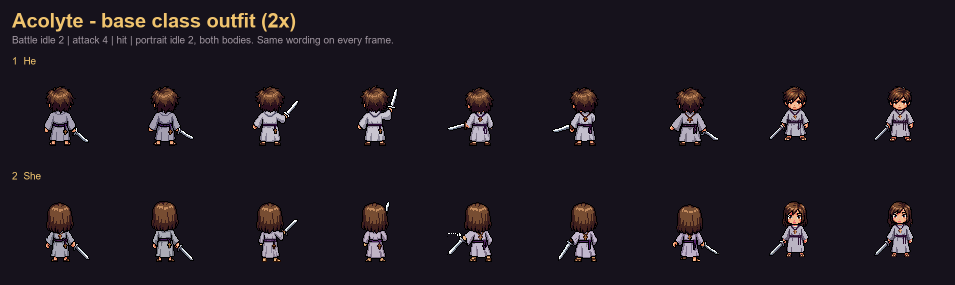
#> input picture claude/art_test/pixellab/classes/batch/acolyte_frames.png, 1910 x 570 px, given in place of acolyte_frames.png_m_n_idle0.png, which was not available (shown at 1/2 size)
$ python class_sheet.py acolyte_frames.png
#> lines starting #> are read from the running program, lines starting #| are printed output that depends on the picture
"""One class, both bodies, through the fixed frame set: frame sheet + battle GIF (3x) with portraits.
(Weapons here are PixelLab's own per frame; the one-drawing weapon layer is applied in the game build.)
/c/ai/ComfyUI/python_embeded/python.exe -I class_sheet.py <class> [<class> ...]"""
import os, sys
from PIL import Image
HERE = os.path.dirname(os.path.abspath(__file__)); PL = os.path.dirname(os.path.dirname(HERE))
sys.path.insert(0, os.path.join(PL, "..", "hero", "tools"))
import make_sheets as MS
import hero

def L(p): return Image.open(p).convert("RGBA")
CW = 100
N = ["idle0", "idle1", "atk0", "atk1", "atk2", "atk3", "hit"]
def centre(im):
    c = Image.new("RGBA", (CW, CW)); c.alpha_composite(im, ((CW - im.width) // 2, (CW - im.height) // 2)); return c
#> after `c = Image.new('RGBA', (CW, CW))`: c: PIL image 100x100 RGBA; every value is 0
#> after `c.alpha_composite(im, ((CW - im.width) // 2, (CW - im.height) // 2))`:
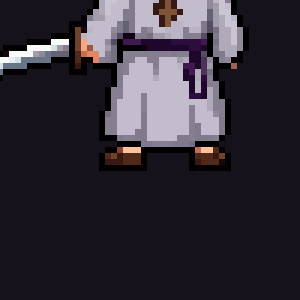
#> c: PIL image 100x100 RGBA (shown 3 times larger); mean R, G, B, A 50.5, 45, 55.5, 255
def at_feet(fr):
    ref = max(f.getbbox()[3] for f in fr[:2])
    out = []
    for f in fr:
        c = Image.new("RGBA", (CW, CW)); c.alpha_composite(f, (0, ref - f.getbbox()[3])); out.append(c)
    return out

def build(cls):
    raw = os.path.join(HERE, "raw")
    CL = {b: at_feet([centre(L(os.path.join(raw, f"{cls}_{b}_n_{k}.png"))) for k in N]) for b in "mf"}
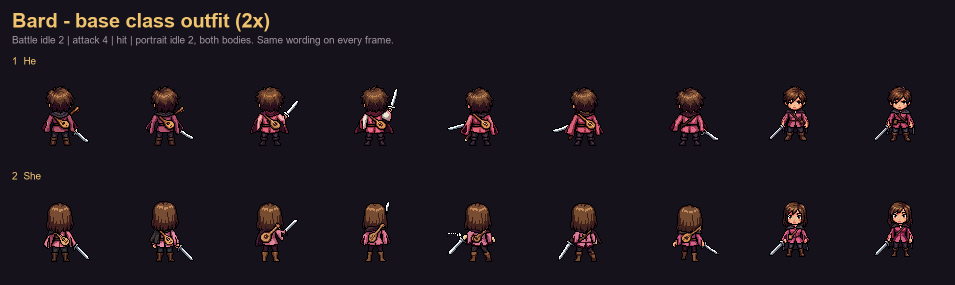
#> input picture claude/art_test/pixellab/classes/batch/bard_frames.png, 1910 x 570 px, given in place of acolyte_frames.png_m_n_idle1.png, which was not available (shown at 1/2 size)
#> in centre (call 2), `c.alpha_composite(im, ((CW - im.width) // 2, (CW - im.height) // 2))`:
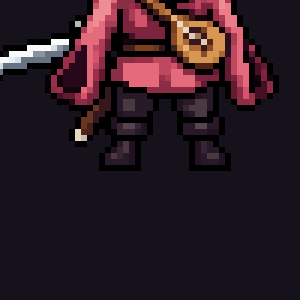
#> c: PIL image 100x100 RGBA (shown 3 times larger); mean R, G, B, A 44, 27, 35.8, 255
    PO = {b: [centre(L(os.path.join(raw, f"{cls}_{b}_s_idle{i}.png"))) for i in (0, 1)] for b in "mf"}
    name = cls.capitalize()
    F = MS.Sheet(20 + 9 * 210, 110 + 2 * 230, f"{name} - base class outfit (2x)",
                 "Battle idle 2 | attack 4 | hit | portrait idle 2, both bodies. Same wording on every frame.")
    for r, b in enumerate("mf"):
        y = 110 + r * 230
        F.d.text((24, y), f"{r + 1}  {'He' if b == 'm' else 'She'}", font=MS.F_S, fill=MS.GOLD)
        for i, f in enumerate(CL[b] + PO[b]):
            F.im.alpha_composite(hero.zoom(f, 2), (20 + i * 210, y + 24))
    F.im.convert("RGB").save(os.path.join(HERE, f"{cls}_frames.png"))
    SEQ = [0, 1, 0, 1, 2, 3, 3, 4, 5, 0, 6, 6, 0, 1]
    DUR = [260, 260, 260, 260, 110, 110, 160, 90, 140, 200, 220, 220, 260, 260]
    Z = 3; PW = CW * Z
    out = []
    for n, (i, ms) in enumerate(zip(SEQ, DUR)):
        S = MS.Sheet(20 + 2 * (PW + 16), 110 + PW + 40 + 210, f"{name} (3x)", "Battle loop, portrait below.")
        for j, b in enumerate("mf"):
            x0 = 20 + j * (PW + 16)
            S.panel(x0, 110, PW, PW + 30); S.d.text((x0 + 10, 114), "He" if b == "m" else "She", font=MS.F_S, fill=MS.GOLD)
            S.im.alpha_composite(hero.zoom(CL[b][i], Z), (x0, 140))
            p = PO[b][(n // 2) % 2].crop((18, 16, 82, 68))
            S.im.alpha_composite(hero.zoom(p, 3), (x0 + (PW - 192) // 2, 110 + PW + 50))
        out.append(S.im.convert("RGB").convert("P", palette=Image.ADAPTIVE))
    out[0].save(os.path.join(HERE, f"{cls}_loop.gif"), save_all=True, append_images=out[1:], duration=DUR, loop=0)

for c in sys.argv[1:]:
#> (the run stopped early here; a loop or call above may not have finished)
